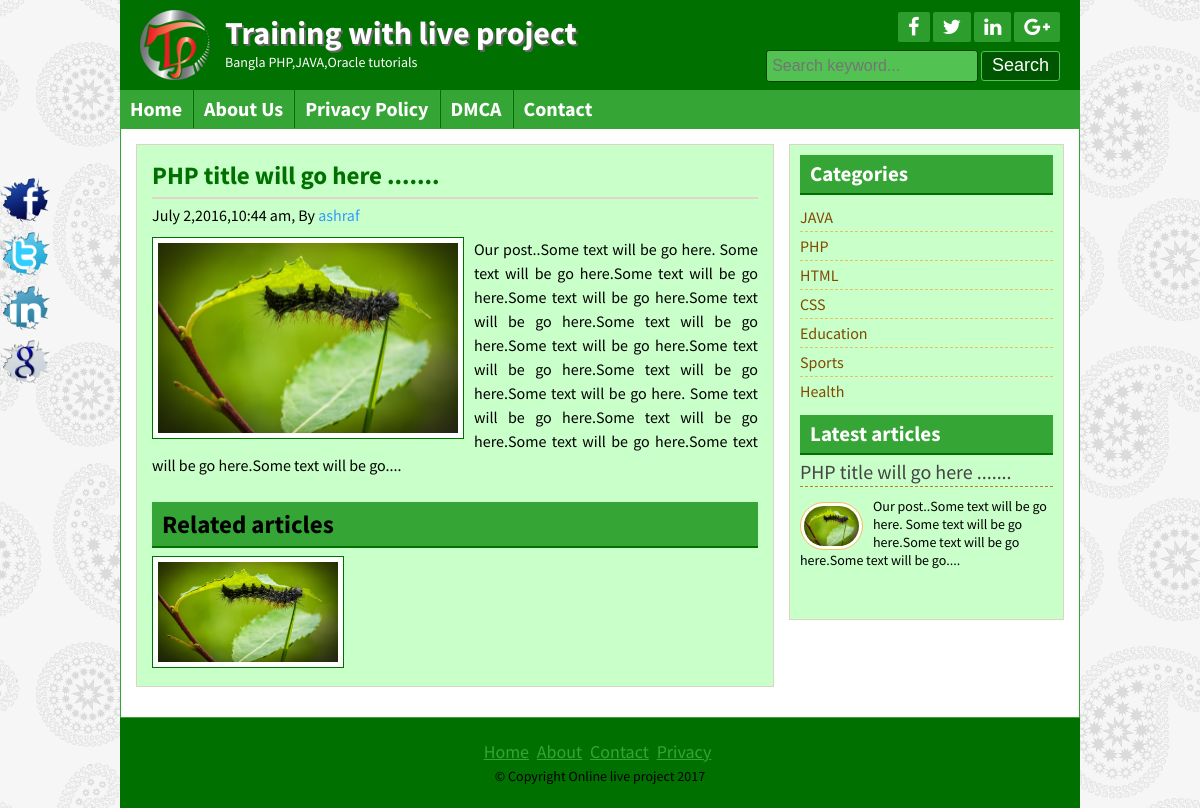
Screenshot of /post.php?id=7 with the database file from the repository.
### tables this page shows
CREATE TABLE IF NOT EXISTS `tittle_slogan` (
  `id` int(11) NOT NULL AUTO_INCREMENT,
  `title` varchar(255) NOT NULL,
  `slogan` varchar(255) NOT NULL,
  `logo` varchar(255) NOT NULL,
  PRIMARY KEY (`id`)
);

CREATE TABLE IF NOT EXISTS `tbl_social` (
  `id` int(11) NOT NULL AUTO_INCREMENT,
  `fb` varchar(255) NOT NULL,
  `tw` varchar(255) NOT NULL,
  `ln` varchar(255) NOT NULL,
  `gp` varchar(255) NOT NULL,
  PRIMARY KEY (`id`)
);

CREATE TABLE IF NOT EXISTS `tbl_page` (
  `id` int(11) NOT NULL AUTO_INCREMENT,
  `name` varchar(255) NOT NULL,
  `body` text NOT NULL,
  PRIMARY KEY (`id`)
);

CREATE TABLE IF NOT EXISTS `tbl_post` (
  `id` int(11) NOT NULL AUTO_INCREMENT,
  `cat` int(11) NOT NULL,
  `title` varchar(255) NOT NULL,
  `body` text NOT NULL,
  `image` varchar(255) NOT NULL,
  `author` varchar(50) NOT NULL,
  `tags` varchar(255) NOT NULL,
  `date` timestamp NOT NULL DEFAULT CURRENT_TIMESTAMP,
  `userid` int(11) NOT NULL,
  PRIMARY KEY (`id`)
);

CREATE TABLE IF NOT EXISTS `tbl_category` (
  `id` int(11) NOT NULL AUTO_INCREMENT,
  `name` varchar(50) NOT NULL,
  PRIMARY KEY (`id`)
);

CREATE TABLE IF NOT EXISTS `tbl_footer` (
  `id` int(11) NOT NULL AUTO_INCREMENT,
  `note` varchar(255) NOT NULL,
  PRIMARY KEY (`id`)
);

### lib/Database.php (called while the page is built, shortened)
<?php
Class Database{
	public $host   = DB_HOST;
	public $user   = DB_USER;
	public $pass   = DB_PASS;
	public $dbname = DB_NAME;
	public $link;
	private function connectDB(){
	$this->link = new mysqli($this->host, $this->user, $this->pass, $this->dbname);
 }
	public function select($query){
		$result = $this->link->query($query) or die($this->link->error.__LINE__);
		if($result->num_rows > 0){
			return $result;
		} else {
			return false;
		}
	}
}

### helpers/Format.php (called while the page is built, shortened)
<?php
 class Format{
   public function formatDate($date){
       return date('F j,Y,g:i a',strtotime($date) );
   }
   public function textShorten($text,$limit=400){
    $text=$text."";
    $text=substr($text,0,$limit);
    $text=substr($text,0,strrpos($text, ' '));
    $text=$text."....";
    return $text;
   }
 }
?>

### scripts/meta.php (called while the page is built, shortened)
<?php
      if (isset($_GET['pageid'])) {
      	 $pagetitleid=$_GET['pageid'];
             $query="select * from tbl_page where id='$pagetitleid'";
              $pages=$db->select($query);
              if ($pages) {
               while ($result=$pages->fetch_assoc()) { ?>
                 <title><?php echo $result['name']; ?>-<?php echo TITLE; ?></title>
              <?php  } } } elseif(isset($_GET['id'])) {
      	          $postid=$_GET['id'];
             $query="select * from tbl_post where id='$postid'";
              $posts=$db->select($query);
              if ($posts) {
               while ($result=$posts->fetch_assoc()) { ?>
                 <title><?php echo $result['title']; ?>-<?php echo TITLE; ?></title>
              <?php  } } } else { ?>
              <title><?php echo $fm->title(); ?>-<?php echo TITLE; ?></title>
              <?php } ?>

### post.php (the view)
<?php include "inc/header.php"; ?>
<?php
 if (!isset($_GET['id']) || $_GET['id']==NULL) {
  	header("Location:404.php");
  } else{
  	$id=$_GET['id'];
  }
?>
	<div class="contentsection contemplete clear">
		<div class="maincontent clear">
			<div class="about">
				<?php
                   $query="select * from tbl_post where id=$id";
                     $post=$db->select( $query);
                      if($post){
             	     while ($result=$post->fetch_assoc()) {
				 ?>
				<h2><?php echo $result['title'];?></h2>
				<h4><?php echo $fm->formatDate($result['date']);?>, By <a href="#"><?php echo $result['author'];?></a></h4>
				<img src="admin/<?php echo $result['image'];?>" alt="post image"/>
				 <?php echo $result['body'];?>
				<div class="relatedpost clear">
					<h2>Related articles</h2>
					<?php
                     $catid=$result['cat'];
                      $queryrelated="select * from tbl_post where cat='$catid' order by rand() limit 6";
                     $relatedpost=$db->select( $queryrelated);
                      if($relatedpost){
             	     while ($rresult=$relatedpost->fetch_assoc()) {
					?>
					<a href="post.php?id=<?php echo $rresult['id'];?>"><img src="admin/upload/<?php echo $rresult['image'];?>" alt="post image"/></a>
					<?php } } else{echo "No Related Post Available !!";} ?>
				</div>
				 <?php } } else{header("Location:404.php");} ?>
	</div>
		</div>
		 <?php include "inc/sidebar.php"; ?>
    <?php include "inc/footer.php"; ?>

### inc/header.php (shortened to what this page needs)
<?php include "lib/Database.php"; ?>
<?php include "helpers/Format.php"; ?>
<?php
  $db=new Database();
  $fm=new Format() ;
?>
<!DOCTYPE html>
<html>
<head>
  <?php include 'scripts/meta.php'; ?>
	<?php include 'scripts/css.php'; ?>
</head>
<body>
	<div class="headersection templete clear">
		<a href="index.php">
			<div class="logo">
				 <?php
                  $query="select * from tittle_slogan where id='1'";
                  $blog_title=$db->select($query);
                  if ($blog_title) {
                    while ($result=$blog_title->fetch_assoc()) {
                 ?>
				<img src="admin/<?php echo $result['logo'];?>" alt="Logo"/>
				<h2><?php echo $result['title'];?></h2>
				<p><?php echo $result['slogan'];?></p>
				<?php } } ?>
			</div>
		</a>
		<div class="social clear">
			<div class="icon clear">
				<?php
                  $query="select * from tbl_social where id='1'";
                  $socialmedia=$db->select($query);
                  if ($socialmedia) {
                    while ($result=$socialmedia->fetch_assoc()) {
             ?>
				<a href="<?php echo $result['fb'];?>" target="_blank"><i class="fa fa-facebook"></i></a>
				<a href="<?php echo $result['tw'];?>" target="_blank"><i class="fa fa-twitter"></i></a>
				<a href="<?php echo $result['ln'];?>" target="_blank"><i class="fa fa-linkedin"></i></a>
				<a href="<?php echo $result['gp'];?>" target="_blank"><i class="fa fa-google-plus"></i></a>
				<?php } } ?>
			</div>
			<div class="searchbtn clear">
			<form action="search.php" method="get">
				<input type="text" name="search" placeholder="Search keyword..."/>
				<input type="submit" name="submit" value="Search"/>
			</form>
			</div>
		</div>
	</div>
<div class="navsection templete">
	<?php
      $path=$_SERVER['SCRIPT_FILENAME'];
      $currentpage=basename($path, '.php');
	?>
	<ul>
		<li><a
             <?php
                 if ($currentpage=='index') {
             	       echo 'id="active"';
                 }
              ?>
			href="index.php">Home</a></li>
                 <?php
                      $query="select * from tbl_page";
                      $pages=$db->select($query);
                      if ($pages) {
                        while ($result=$pages->fetch_assoc()) {
                 ?>
                   <li><a
                     <?php if (isset($_GET['pageid']) && $_GET['pageid']==$result['id'] ){
             	       echo 'id="active"';
                     }
                     ?>
                   	href="page.php?pageid=<?php echo $result['id']; ?>"><?php echo $result['name']; ?></a> </li>
                  <?php } } ?>
              <li><a
                  <?php
                 if ($currentpage=='contact_us') {
             	       echo 'id="active"';
                 }
              ?>
              	href="contact_us.php">Contact</a></li>
	</ul>
</div>

### inc/sidebar.php
<div class="sidebar clear">
	<div class="samesidebar clear">
		<h2>Categories</h2>
			<ul>
				<?php
                        $query="select * from tbl_category";
                         $category=$db->select( $query);
                          if($category){
           	          while ($result=$category->fetch_assoc()) {
		        ?>
				<li><a href="posts.php?category=<?php echo $result['id']; ?> "><?php echo $result['name']; ?></a></li>
				<?php } } else{ ?>
				<li> No Category One</li>
				<?php } ?>
			</ul>
	</div>
	<div class="samesidebar clear">
		<h2>Latest articles</h2>
		<?php
                 $query="select * from tbl_post limit 5";
                   $post=$db->select( $query);
                    if($post){
           	     while ($result=$post->fetch_assoc()) {
		 ?>
			<div class="popular clear">
				<h3><a href="post.php?id=<?php echo $result['id'];?>"><?php echo $result['title'];?></a></h3>
				<a href="#"><img src="admin/<?php echo $result['image'];?>" alt="post image"/></a>
				<?php echo $fm->textShorten($result['body'],120);?>
			</div>
			  <?php }  } else{header("Location:404.php");} ?>
	</div>
</div>

### inc/footer.php (shortened to what this page needs)
</div>
	<div class="footersection templete clear">
	  <div class="footermenu clear">
		<ul>
			<li><a href="#">Home</a></li>
			<li><a href="#">About</a></li>
			<li><a href="#">Contact</a></li>
			<li><a href="#">Privacy</a></li>
		</ul>
	  </div>
	   <?php
	                  $query="select * from tbl_footer where id='1'";
	                  $footernote=$db->select($query);
	                  if ($footernote) {
	                    while ($result=$footernote->fetch_assoc()) {
        ?>
	  <p>&copy; <?php echo $result['note']; ?> <?php echo date('Y');?></p>
	  <?php } } ?>
	</div>
	<div class="fixedicon clear">
		<?php
                  $query="select * from tbl_social where id='1'";
                  $socialmedia=$db->select($query);
                  if ($socialmedia) {
                    while ($result=$socialmedia->fetch_assoc()) {
             ?>
		<a href="<?php echo $result['fb'];?>" target="_blank"> <img src="images/fb.png" alt="Facebook"/></a>
		<a href="<?php echo $result['tw'];?>" target="_blank"> <img src="images/tw.png" alt="Twitter"/></a>
		<a href="<?php echo $result['ln'];?>" target="_blank"> <img src="images/in.png" alt="LinkedIn"/></a>
		<a href="<?php echo $result['gp'];?>" target="_blank"> <img src="images/gl.png" alt="GooglePlus"/></a>
		<?php } }?>
	</div>
</body>
</html>

### theme/green.css (style rules this page uses)
.headersection ,.footersection { background: #007000 none repeat scroll 0 0; }
.icon a { background: #2d9d2d none repeat scroll 0 0; }
.searchbtn input[type="text"] { border: 1px solid #034703; background: #52c252 none repeat scroll 0 0; }
.searchbtn input[type="submit"] { border: 1px solid #549854; }
.searchbtn input[type="submit"] { background: #005600 none repeat scroll 0 0; border: 1px solid #52c252; }
.navsection { background: none repeat scroll 0 0 #35a535; }
.navsection ul li { border-left: 1px solid #007000; border-right: 1px solid #38a838; }
.maincontent ,.sidebar { background: #C9FFC9 none repeat scroll 0 0; }
.contentsection { border: 1px solid #35A535; }
.samesidebar h2 { background: #35a535 none repeat scroll 0 0; border-bottom: 2px solid #007000; color: #fff; }
.footermenu ul li a { color: #35A535; }
.samepost h2, .about h2 { color: #007000; }
.about img { border: 1px solid #007000; }
.relatedpost h2 { background: #35A535 none repeat scroll 0 0; border-bottom: 2px solid #007000 !important; }

### rows the page displays
tittle_slogan: logo (picture), title "Training with live project", slogan "Bangla PHP,JAVA,Oracle tutorials"
tbl_page: name "About Us"
tbl_page: name "Privacy Policy"
tbl_page: name "DMCA"
tbl_post: title "PHP title will go here .......", date "July 2,2016,10:44 am", author "ashraf", image (picture), body "Our post..Some text will be go here. Some text will be go here.Some text will be go here.Some text will be go here.Some text will be go here.Some text will be go here.Some text will be go here.Some text will be go here.Some text will be go here.Some text will be go here. Some text will be go here.Some text will be go here.Some text will be go here.Some text will be go here.Some text will be go....", body "Our post..Some text will be go here. Some text will be go here.Some text will be go here.Some text will be go...."
tbl_category: name "JAVA"
tbl_category: name "PHP"
tbl_category: name "HTML"
tbl_category: name "CSS"
tbl_category: name "Education"
tbl_category: name "Sports"
tbl_category: name "Health"
tbl_footer: note "Copyright Online live project"
